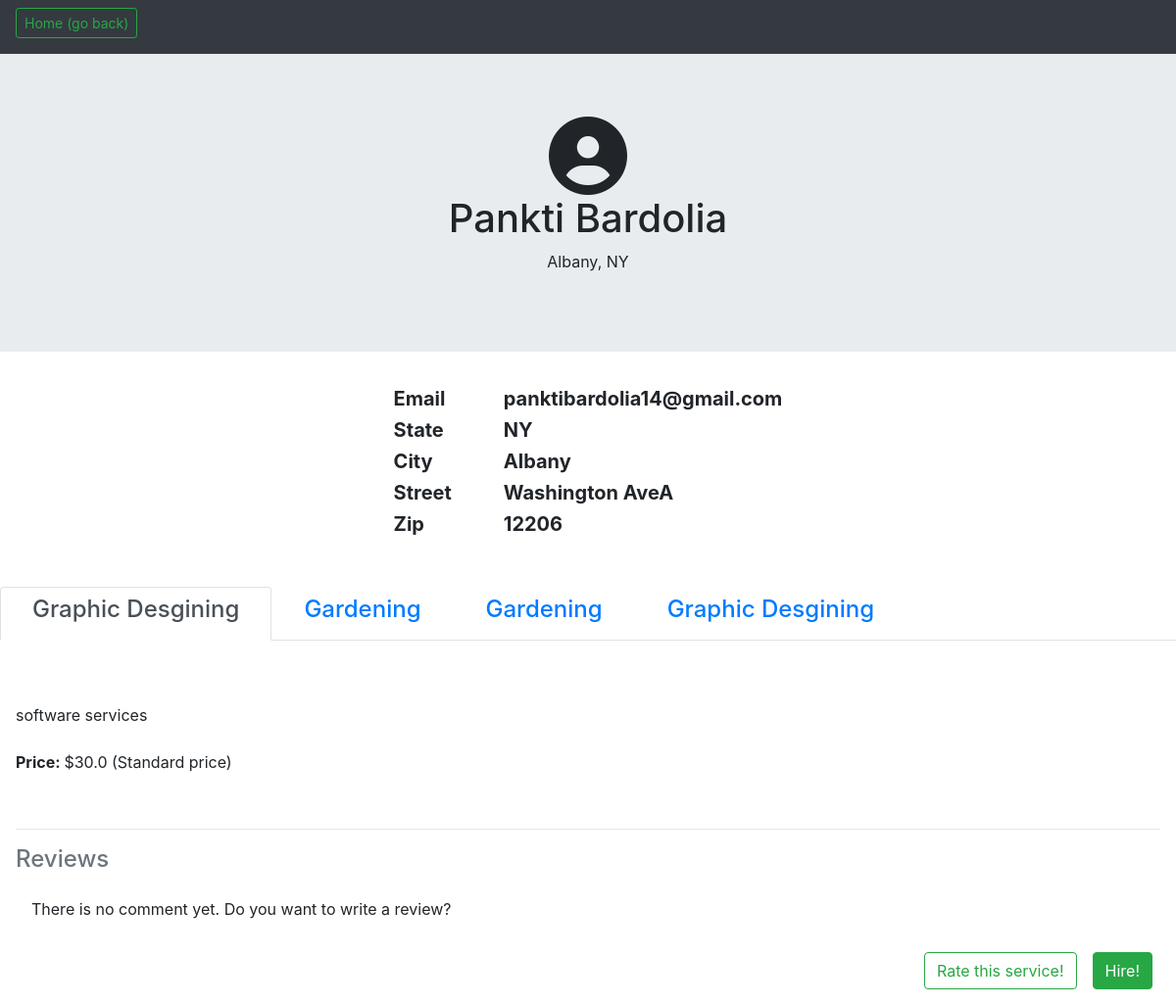
Page /RateMyServices/professional_profile/3/ on the earlier database version.
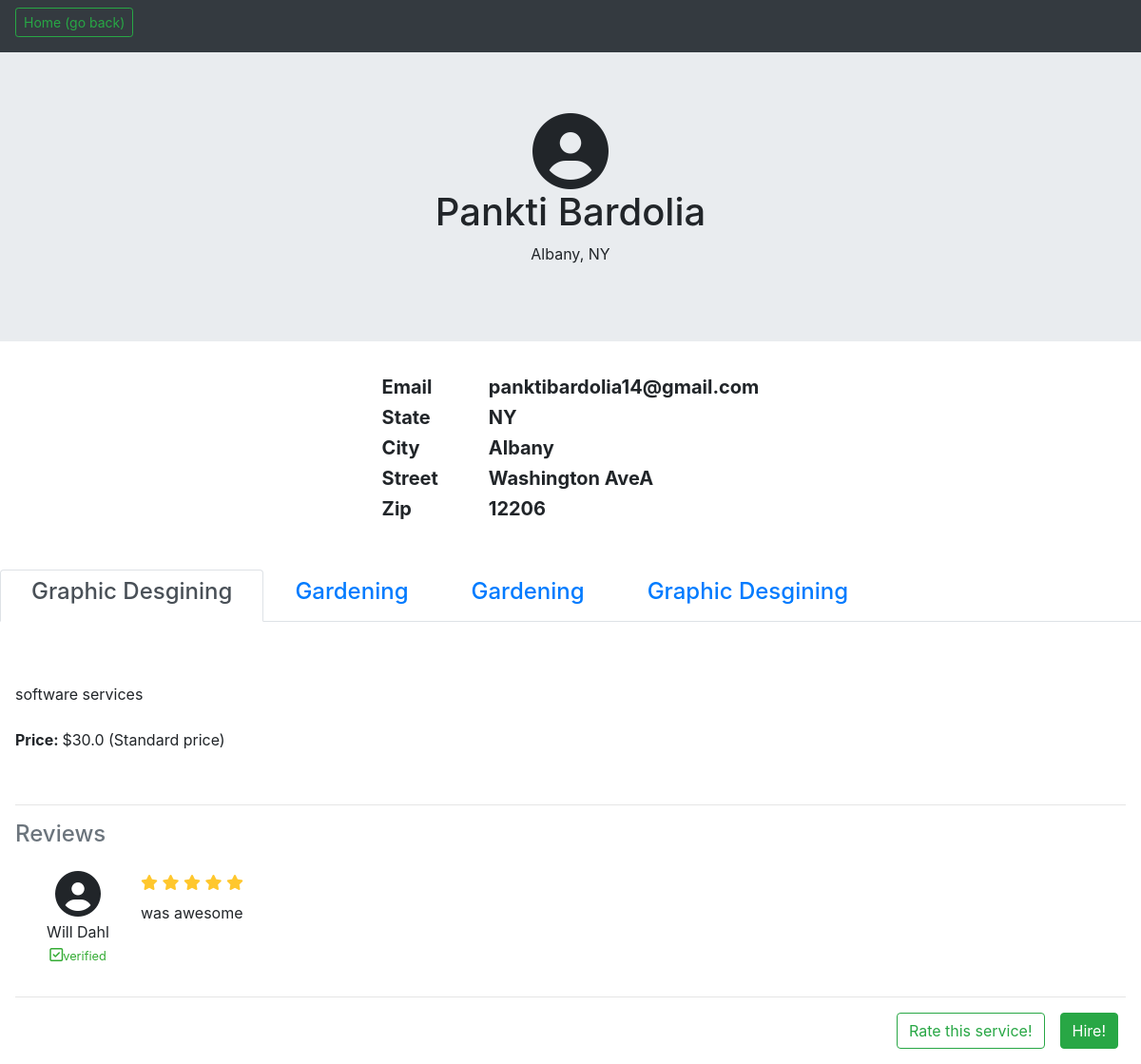
Same page on the later database version.
### RateMyServices/models.py (models this page shows, shortened)
class Service(models.Model):
	service = models.CharField(max_length=30)
	provider = models.ForeignKey(ProfessionalUser, on_delete=models.CASCADE)
	rate = models.FloatField()
	avg_rating = models.FloatField(default=0.0)
	description = models.CharField(max_length=200, default='')
	isHour = models.BooleanField(default=False)

class Rating(models.Model):
	rater = models.ForeignKey(User, on_delete=models.CASCADE)
	provider = models.ForeignKey(ProfessionalUser, on_delete=models.CASCADE)
	service = models.ForeignKey(Service, on_delete=models.CASCADE, default=None)
	rating = models.IntegerField()
	description = models.CharField(max_length=200)
	verified = models.BooleanField(default=False)

### accounts/models.py (models this page shows, shortened)
class User(AbstractBaseUser):
    email   = models.EmailField(max_length=255,unique=True)
    active  = models.BooleanField(default=True)
    staff   = models.BooleanField(default=False) # a admin user; non super-user
    admin   = models.BooleanField(default=False) # a superuser
    first_name  = models.CharField(max_length=30,null=True,blank=False)
    last_name   = models.CharField(max_length=30,null=True,blank=False)
    professional = models.BooleanField(default=False)
    state       = models.CharField(max_length=30,null=True,blank=False)
    city        = models.CharField(max_length=30,null=True,blank=False)
    zips        = models.CharField(max_length=5,null=True,blank=False)
    street      = models.CharField(max_length=100,null=True,blank=False)
    phone       = models.CharField(max_length=12,null=True,blank=False)
    profile_image = models.ImageField(upload_to='profile_pics/', blank=True)
    USERNAME_FIELD = 'email'
    REQUIRED_FIELDS = ['first_name','last_name'] # Email & Password are required by default.
    objects = UserManager()

### RateMyServices/views.py (the view)
# urls.py: path('professional_profile/<int:professionaluser_id>/', views.professional_profile, name='professional_profile'),
def professional_profile(request, professionaluser_id, editable=False):
	pUser = get_object_or_404(ProfessionalUser, id=professionaluser_id)
	nonEmptyReviewList = [] #a collection of nonempty review list for the professional user
	for i in pUser.service_set.all():
		tempList =[] #a list of nonempty review object for a single service
		for j in i.rating_set.exclude(description=''):
			tempList.append(j)
		nonEmptyReviewList.append(tempList)
	finalList = zip(pUser.service_set.all(),nonEmptyReviewList)
	context = {
		'pUser': pUser,
		'editable': editable,
		'serviceWithReviews': finalList,
	}
	return render(request, 'RateMyServices/professional_profile.html', context)

### RateMyServices/templates/RateMyServices/professional_profile.html (shortened to what this page needs)
<!DOCTYPE html>
<html>
	<head>
		{% load static %}
		<link rel="stylesheet" href="https://stackpath.bootstrapcdn.com/bootstrap/4.3.1/css/bootstrap.min.css">
        <link rel="stylesheet" type="text/css" href="{% static 'RateMyServices/css/style.css' %}">
		<link rel="stylesheet" type="text/css" href="{% static 'RateMyServices/css/general_profile.css' %}">
		<link rel="stylesheet" type="text/css" href="{% static 'RateMyServices/css/rating.css' %}">
	</head>
	<body>
		<div class="navbar navbar-expand-md navbar-dark bg-dark sticky-top ">
			<h6><a href="/" class="btn btn-outline-success btn-sm text-docration-none">Home (go back)</a></h6>
		</div>
		<div class="jumbotron jumbotron-fluid text-center">
			{% if pUser.generalUserID.profile_image %}
            <div class="rounded-circle mx-auto" style="background: url({{pUser.generalUserID.profile_image.url}}) no-repeat; height: 200px; width: 200px; background-size: cover; background-position: center;"></div>
			{% else %}
			<div>
				<i class="fa fa-user-circle fa-5x"></i>
			</div>
			{% endif %}
			<h1>{{ pUser.generalUserID.first_name }} {{ pUser.generalUserID.last_name }}</h1>
			<p>{{ pUser.generalUserID.city }}, {{ pUser.generalUserID.state }}</p>
		</div>
		<div id="userInformation" class="carousel" data-interval="false">
                <div class="carousel-inner">
					<div class="carousel-item active">
						<div style="align-content: center">
							<table cellspacing="20" align="center" style="font-size: 20px">
								<tr>
									<th>Email</th>
									<th>{{ pUser.generalUserID.email }}</th>
								</tr>
								<tr style="padding: 30px">
									<th style="padding-right: 60px">State</th>
									<th>{{ pUser.generalUserID.state }}</th>
								</tr>
								<tr style="padding: 30px">
									<th>City</th>
									<th>{{ pUser.generalUserID.city }}</th>
								</tr>
								<tr style="padding: 30px">
									<th>Street</th>
									<th>{{ pUser.generalUserID.street }}</th>
								</tr>
								<tr style="padding: 30px">
									<th>Zip</th>
									<th>{{ pUser.generalUserID.zips }}</th>
								</tr>
							</table>
						</div>
					</div>
                </div>
			</div>
		<div class="mt-5">
			{% include "RateMyServices/pp_service_block.html" %}
		</div>
	</body>
</html>

### RateMyServices/templates/RateMyServices/pp_service_block.html (shortened to what this page needs)
<nav>
    <div class="nav nav-tabs" id="nav-tab" role="tablist">
    {% for i in pUser.service_set.all %}
        <a class="nav-item nav-link {% if not forloop.counter0 %} active {% endif %}"
            id="nav-{{forloop.counter0}}-tab" href="#nav-{{forloop.counter0}}" data-toggle="tab" role="tab" aria-controls="nav-{{forloop.counter0}}"
            aria-selected="{% if not forloop.counter0 %}true {% else %} false {% endif %}"
            ><h4 class="px-3">{{i.service}}</h4>
        </a>
    {% endfor %}
    </div>
</nav>
<div class="tab-content" id="nav-tabContent">
    {% for i in serviceWithReviews %}
        <div class="tab-pane fade {% if not forloop.counter0 %}show active{% endif %} p-3"
            id="nav-{{forloop.counter0}}" role="tabpanel" aria-labelledby="nav-{{forloop.counter0}}-tab">
            <div class="py-4 d-flex ">
                <div class="d-flex flex-column">
                    <p class="my-auto py-4">{{i.0.description}}</p>
                    <p class="mt-auto"> <strong> Price: </strong>${{i.0.rate}} {% if i.0.isHour %} /hr {% else %} (Standard price) {% endif %}</p>
                </div>
            </div>
            <hr>
            <h4 class="text-muted">Reviews</h4>
            {% if i.1|length %}
                {% for j in i.1 %}
                    <div class="media p-3">
                        <div class="d-flex flex-column" style="width: 100px;">
                            <div class="mx-auto"><i class="fa fa-user-circle fa-3x"></i></div>
                            <p class="text-center mt-1 mb-0">{{j.rater.first_name}} {{j.rater.last_name}}</p>
                            {% if j.verified %}
                            <span class="mx-auto" style="color: rgb(53, 172, 53);">
                                <p class="my-auto"><i class="fa fa-check-square-o"></i><small>verified</small></p>
                            </span>
                            {% endif %}
                        </div>
                        <div class="media-body pl-3">
                            {% with range=''|center:j.rating  %}
                            {% for q in range %}
                            <i class="fa fa-star" style="color: #ffc72d;"></i>
                            {% endfor %}
                            {% endwith %}
                            <p class="mt-2">{{j.description}}</p>
                        </div>
                    </div>
                    <hr>
                {% endfor %}
            {% else %}
                <div class="p-3">
                    <p>There is no comment yet. Do you want to write a review?</p>
                </div>
            {% endif %}
            {% if request.user.id != pUser.generalUserID.id%}
            <div class="d-flex float-right pb-3">
                <button type="button" class="btn btn-outline-success mx-2" data-toggle="modal" data-target="#giverateModal{{forloop.counter0}}">Rate this service!</button>
                <button type="button" class="btn btn-success mx-2" data-toggle="modal" data-target="#hireModal{{forloop.counter0}}">Hire!</button>
            </div>
            {% endif %}
        </div>
    {% endfor %}
</div>

Differences in the rows shown:
changed Service "software services": no longer shows "There is no comment yet. Do you want to write a review?"
added Rating: rater.first_name "Will", rater.last_name "Dahl", verified True (drawn), rating 5 (drawn), description "was awesome", shown under Service "software services"
